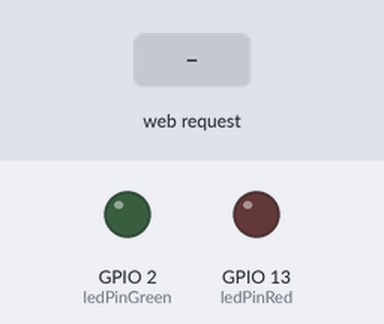
The sketch below on a simulated ESP8266 (NodeMCU). On the bench: output pins drawn as LEDs (lit = HIGH). The inputs (shaded band) are chosen by the test bench. WiFi joins after 1.5 s; servers stay silent unless stated; what the sketch prints to the serial monitor is not drawn.

Above: at 2.7 s.
2.8 s: HTTP request GET /GREENLED=ON received
At 3.8 s:
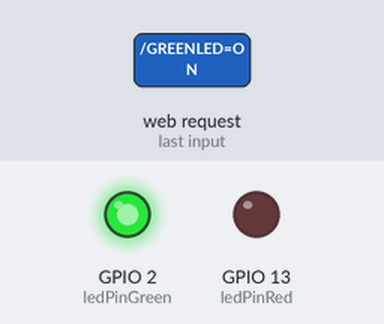
4.3 s: HTTP request GET /REDLED=ON received
At 4.9 s:
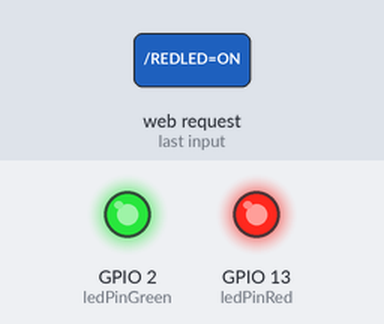
5.8 s: HTTP request GET /GREENLED=OFF received
At 6.1 s:
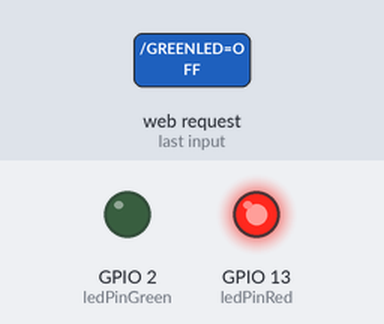
Timing chart, 0 to 8.8 s (numbered marks = the images above; inputs shaded):
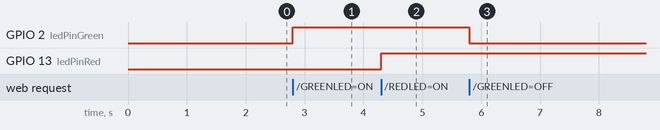

The sketch:

wifi_led.ino
```cpp
#include <ESP8266WiFi.h>

#define wifi_ssid "*****" // put your wifi ID
#define wifi_password "*****" // put your wifi Password

int ledPinGreen = 2; // GPIO2---D4 of NodeMCU
int ledPinRed = 13; // GPIO13---D7 of NodeMCU
WiFiServer server(80);

void setup() {
  Serial.begin(115200);
  delay(10);

  pinMode(ledPinRed, OUTPUT);
  pinMode(ledPinGreen, OUTPUT);


  // Connect to WiFi network
  Serial.println();
  Serial.println();
  Serial.print("Connecting to ");
  Serial.println(wifi_ssid);

  WiFi.begin(wifi_ssid, wifi_password);

  while (WiFi.status() != WL_CONNECTED) {
    delay(500);
    Serial.print(".");
  }
  Serial.println("");
  Serial.println("WiFi connected");

  // Start the server
  server.begin();
  Serial.println("Server started");

  // Print the IP address
  Serial.print("Use this URL to connect: ");
  Serial.print("http://");
  Serial.print(WiFi.localIP());
  Serial.println("/");

}

void loop() {
  // Check if a client has connected
  WiFiClient client = server.available();
  if (!client) {
    return;
  }

  // Wait until the client sends some data
  Serial.println("new input");
/*  while(!client.available()){
    delay(1);
  }
 */
  // Read the first line of the request
  String request = client.readStringUntil('\r');
  Serial.println(request);
  client.flush();

  // Match the request


  int greenvalue = LOW;
  if (request.indexOf("/GREENLED=ON") != -1)  {
    digitalWrite(ledPinGreen, HIGH);
    greenvalue = HIGH;
  }
  if (request.indexOf("/GREENLED=OFF") != -1)  {
    digitalWrite(ledPinGreen, LOW);
    greenvalue = LOW;
  }


  int redvalue = LOW;
  if (request.indexOf("/REDLED=ON") != -1)  {
    digitalWrite(ledPinRed, HIGH);
    redvalue = HIGH;
  }
  if (request.indexOf("/REDLED=OFF") != -1)  {
    digitalWrite(ledPinRed, LOW);
    redvalue = LOW;
  }

// Set ledPin according to the request
//digitalWrite(ledPin, value);

  // Return the response
  client.println("HTTP/1.1 200 OK");
  client.println("Content-Type: text/html");
  client.println(""); //  do not forget this one
  client.println("<!DOCTYPE HTML>");
  client.println("<html>");


  if(greenvalue == HIGH) {
    client.print("Led Green is now: ON");
  }
 if(greenvalue == LOW) {
    client.print("Led Green is now: OFF");
  }
  client.println("<br><br>");
  client.println("<a href=\"/GREENLED=ON\"\"><button>On </button></a>");
  client.println("<a href=\"/GREENLED=OFF\"\"><button>Off </button></a><br />");
  client.println("</html>");

   client.print("<br><br>");

  if(redvalue == HIGH) {
    client.print("Led RED is now: ON");
  }
 if(redvalue == LOW){
    client.print("Led RED is now: OFF");
  }
  client.println("<br><br>");
  client.println("<a href=\"/REDLED=ON\"\"><button>On </button></a>");
  client.println("<a href=\"/REDLED=OFF\"\"><button>Off </button></a><br />");
  client.println("</html>");

  delay(1);
  Serial.println("Client disonnected");
  Serial.println("");

}
```

Measured:
- after the input at 2.8 s, GPIO 2 (ledPinGreen): LOW → HIGH at once
- after the input at 4.3 s, GPIO 13 (ledPinRed): LOW → HIGH at once
- after the input at 5.8 s, GPIO 2 (ledPinGreen): HIGH → LOW at once
